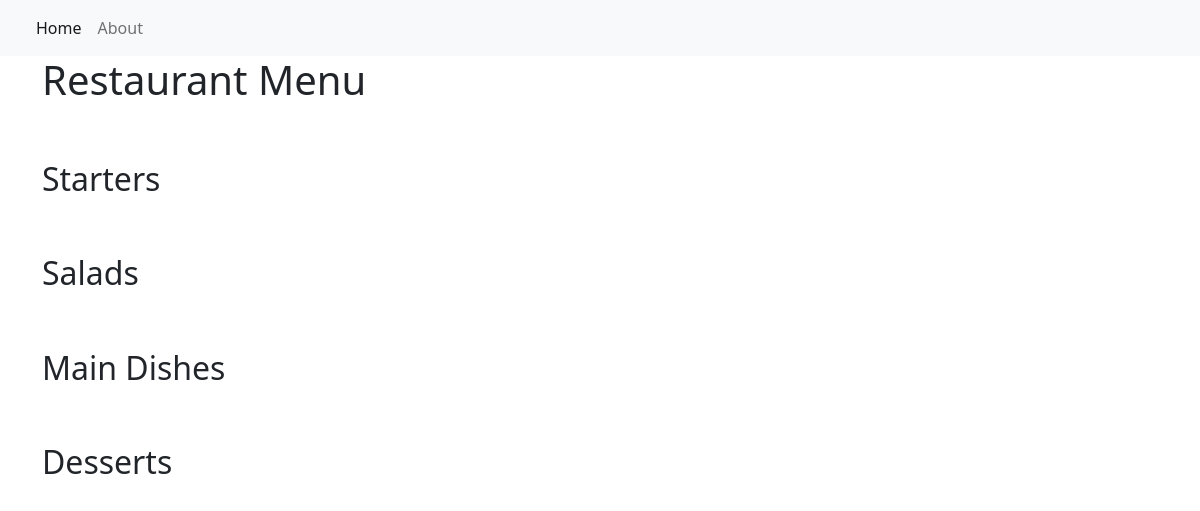
Before: / with the older database file.
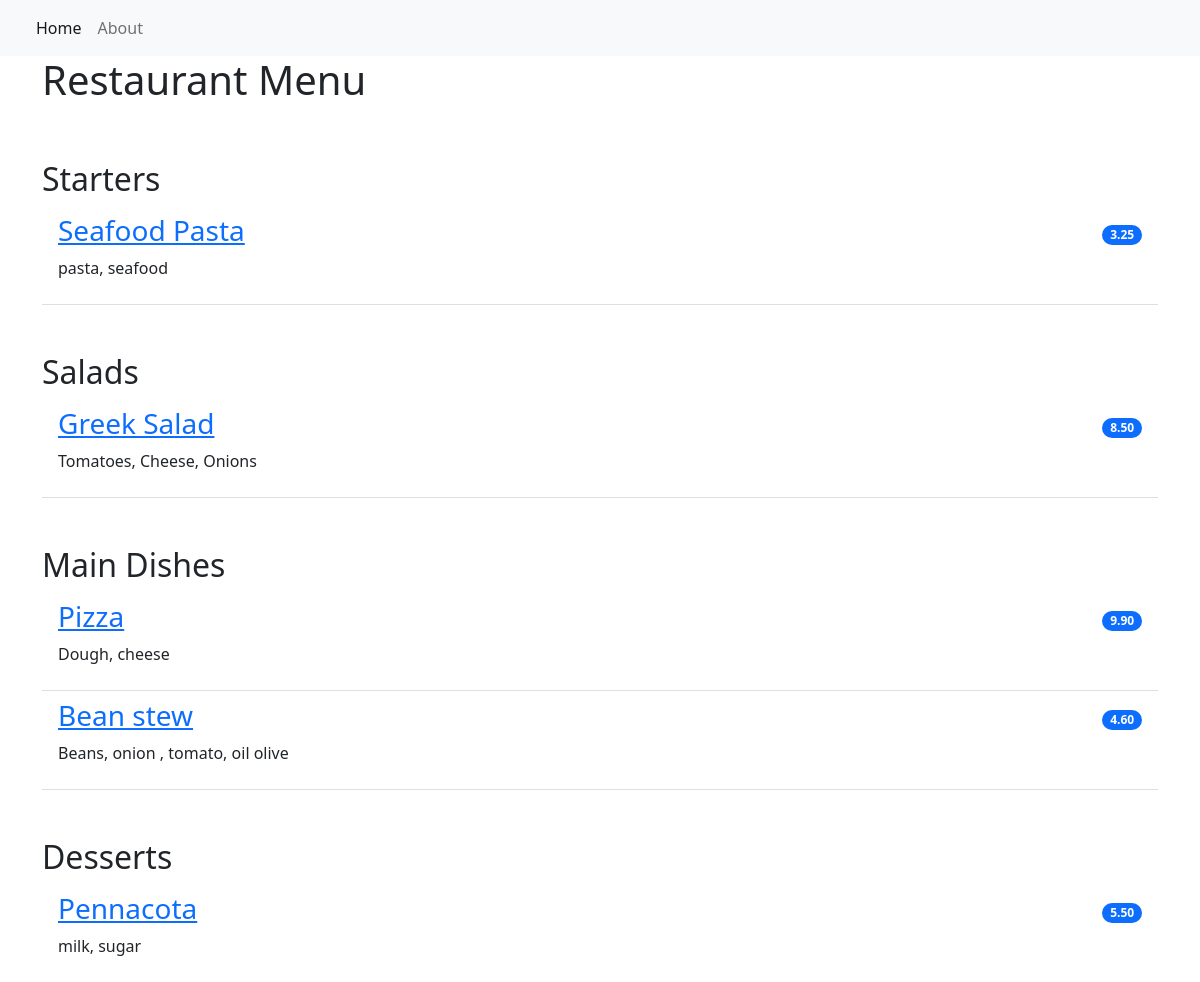
After: the same page with the newer database file.
### restaurant_menu/models.py (models this page shows, shortened)
class Item(models.Model):
    meal = models.CharField(max_length=1000, unique=True)
    description = models.CharField(max_length=2000)
    price = models.DecimalField(max_digits=10, decimal_places=2)
    meal_type = models.CharField(max_length=200, choices=MEAL_TYPE)
    author = models.ForeignKey(User, on_delete=models.PROTECT)
    status = models.IntegerField(choices=STATUS, default=1)
    date_created = models.DateTimeField(auto_now_add=True)
    date_updated = models.DateTimeField(auto_now=True)

### restaurant_menu/views.py (the view)
# urls.py: path('', views.MenuList.as_view(), name='home'),
class MenuList(generic.ListView):
    queryset = (Item.objects.order_by("date_created"))
    template_name = "index.html"
    def get_context_data(self, **kwargs):
        context = super().get_context_data(**kwargs)
        context["meals"] = MEAL_TYPE
        return context

### templates/index.html
{% extends 'base.html' %}
{% block content %}
<div class="container">
  <h1>Restaurant Menu</h1>
    <ul class="list-group list-group-flush">
        {% for meal in meals %}
            <h2 class="pt-5">{{ meal.1 }}</h2>
                {% for row in item_list %}
                    {% if row.meal_type == meal.0 %}
                        {% if row.status == 0 %}
                        <li class="list-group-item d-flex justify-content-between align-items-center border-0 pb-0">
                            <a href="{% url 'menu_item' row.pk %}"><h3><del>{{ row.meal }}</del></h3></a>
                            <span class="badge bg-primary rounded-pill">{{ row.price }}</span>
                        </li>
                        <li class="list-group-item pt-0">
                            <p>{{ row.description }}</p>
                        </li>
                        {% else %}
                        <li class="list-group-item d-flex justify-content-between align-items-center border-0 pb-0">
                            <a href="{% url 'menu_item' row.pk %}"><h3>{{ row.meal }}</h3></a>
                            <span class="badge bg-primary rounded-pill">{{ row.price }}</span>
                        </li>
                        <li class="list-group-item pt-0">
                            <p>{{ row.description }}</p>
                        </li>
                        {% endif %}
                    {% endif %}
                {% endfor %}
        {% endfor %}
    </ul>
</div>
{% endblock content %}

### templates/base.html (shortened to what this page needs)
<!DOCTYPE html>
<html lang="en">
    <head>
        <link href="https://cdn.jsdelivr.net/npm/bootstrap@5.2.0-beta1/dist/css/bootstrap.min.css" rel="stylesheet">
    </head>
    <body>
        <nav class="navbar navbar-expand-lg bg-light">
            <div class="container-fluid">
                <div class="collapse navbar-collapse" id="navbarNav">
                    <ul class="navbar-nav">
                         <li class="nav-item">
                            <a class="nav-link active" aria-current="page" href="{% url 'home' %}">Home</a>
                        </li>
                        <li class="nav-item">
                            <a class="nav-link" aria-current="page" href="{% url 'home' %}">About</a>
                        </li>
                    </ul>
                </div>
            </div>
        </nav>
        {% block content %}
        {% endblock content %}
    </body>
</html>

Changed rows visible on the page:
added Item: meal "Seafood Pasta", price "3.25", description "pasta, seafood", shown under "Starters"
added Item: meal "Greek Salad", price "8.50", description "Tomatoes, Cheese, Onions", shown under "Salads"
added Item: meal "Pizza", price "9.90", description "Dough, cheese", shown under "Main Dishes"
added Item: meal "Bean stew", price "4.60", description "Beans, onion , tomato, oil olive", shown under "Main Dishes"
added Item: meal "Pennacota", price "5.50", description "milk, sugar", shown under "Desserts"
